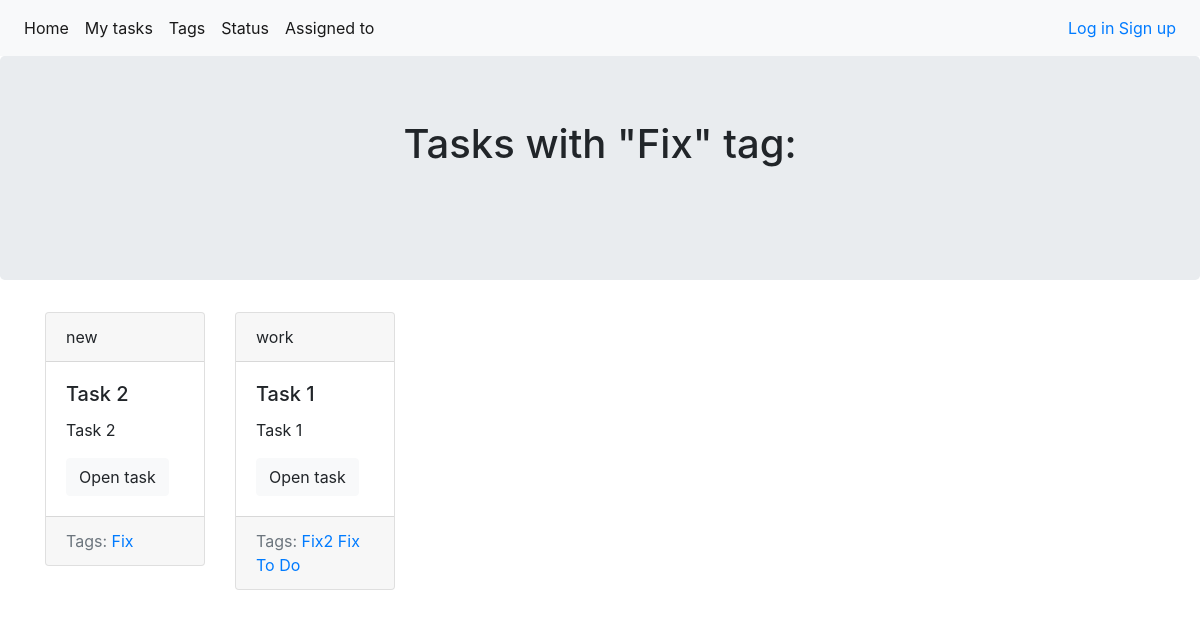
The app's page /tasks/tag/2/ with its own data.
### tasks/models.py (models this page shows, shortened)
class Tag(models.Model):
    title = models.CharField(max_length=50, unique=True)
    def get_absolute_url(self):
        return reverse('tasks:tag_detail_url', kwargs={'pk': self.id})

class Task(models.Model):
    name = models.CharField(max_length=200)
    description = models.TextField(blank=True)
    status = models.ForeignKey(
        TaskStatus,
        default=get_default_status,
        on_delete=models.CASCADE
    )
    creator = models.ForeignKey(
        User,
        on_delete=models.SET_NULL,
        null=True,
        blank=True,
        related_name='creator'
    )
    assigned_to = models.ForeignKey(
        User,
        on_delete=models.SET_NULL,
        null=True,
        blank=True,
        related_name='assigned_to'
    )
    tags = models.ManyToManyField('Tag', blank=True, related_name='tasks')
    def get_absolute_url(self):
        return reverse('tasks:task_detail_url', kwargs={'pk': self.id})

class TaskStatus(models.Model):
    NEW = 'new'
    WORK = 'work'
    TEST = 'test'
    DONE = 'done'
    STATUS_OPTIONS = [
        (NEW, 'New'),
        (WORK, 'In work'),
        (TEST, 'Testing'),
        (DONE, 'Done'),
    ]
    name = models.CharField(
        max_length=4,
        choices=STATUS_OPTIONS,
        unique=True,
        default=NEW,
    )
    def __str__(self):
        return self.name

### tasks/views.py (the view)
class TagDetail(generic.DetailView):
    model = Tag
    template_name = 'tasks/tag_detail.html'

### tasks/templates/tasks/tag_detail.html (shortened to what this page needs)
{% extends 'tasks/base_tasks.html' %}
{% block heading %}
<h1 class='mb-5'>Tasks with "{{ tag.title }}" tag:</h1>
{% endblock %}
{% block content %}
<div class="container">
    <div class="row">
        {% for task in tag.tasks.all %}
        {% include 'tasks/includes/task_card_template.html' %}
        {% endfor %}
    </div>
</div>
{% endblock %}

### tasks/templates/tasks/includes/task_card_template.html
<div class="col-sm-2">
    <div class="card mb-3">
        <div class="card-header">
            {{ task.status }}
        </div>
        <div class="card-body">
            <h5 class="card-title">{{ task.name }}</h5>
            <p class="card-text">{{ task.description|truncatewords:10 }}</p>
            <a href="{{ task.get_absolute_url }}" class="btn btn-light">Open task</a>
        </div>
        <div class="card-footer text-muted">
            Tags:
            {% for tag in task.tags.all %}
            <a href="{{ tag.get_absolute_url }}">{{ tag.title }}</a>
            {% endfor %}
        </div>
    </div>
</div>

### records on screen
Tag: title "Fix"
Task: status "new", name "Task 2", description "Task 2"
Task: status "work", name "Task 1", description "Task 1"
Tag: title "Fix2"
Tag: title "To Do"
